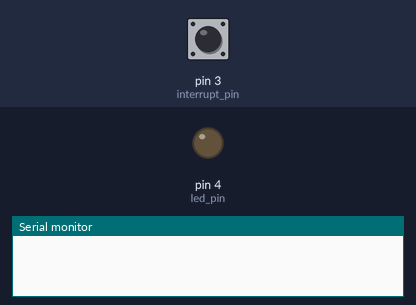
Bench run of a sketch on a simulated Arduino Uno, built with avr-gcc and run on an emulated ATmega328P. On the bench: output pins drawn as LEDs (lit = HIGH), the last lines printed to the serial monitor. Inputs (shaded band) come from the test bench; at power-on: pin 3 (interrupt_pin) LOW.

Above: at 1.2 s.
1.3 s: pin 3 (interrupt_pin) pulled HIGH for 0.15 s
At 1.7 s:
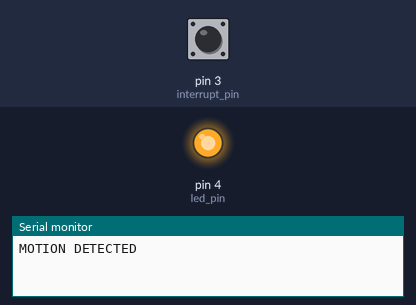
Timing chart, 0 to 4.3 s (numbered marks = the images above; inputs shaded):
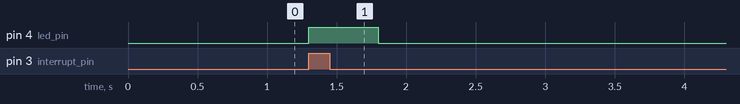

The sketch:

Task1.1.ino
```cpp
const byte led_pin = 4;
const byte interrupt_pin = 3;
volatile byte state = LOW;

void setup() {
  Serial.begin(9600);
  pinMode(led_pin,OUTPUT);
  attachInterrupt(digitalPinToInterrupt(interrupt_pin),interrupt_routine,RISING);
}

void loop() {
  if (state==HIGH){
    digitalWrite(led_pin,HIGH);
    delay(500);

  }
  if (state==HIGH) {
    Serial.println("NO MOTION");
    state = LOW;
    digitalWrite(led_pin,LOW);
  }
}

void interrupt_routine(){
  state = HIGH;
  Serial.println("MOTION DETECTED");
}
```

Measured:
- after the input at 1.3 s, pin 4 (led_pin): LOW → HIGH at once, → LOW 0.50 s later
